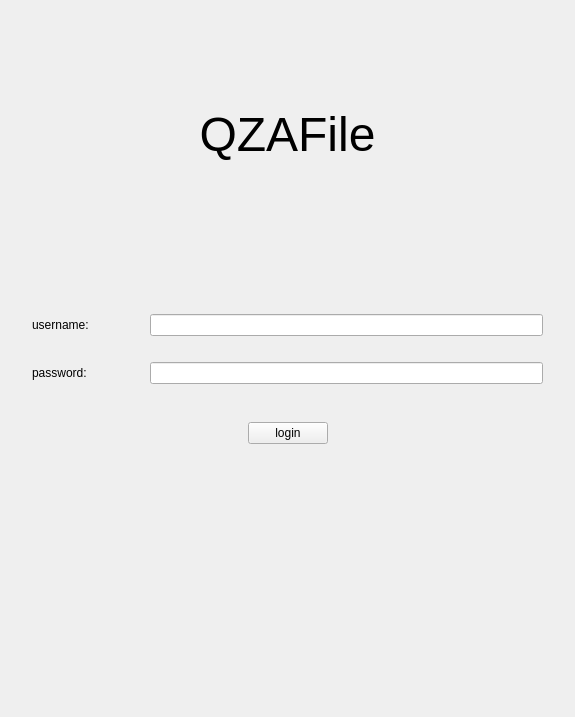
<?xml version="1.0" encoding="UTF-8"?>
<ui version="4.0">
 <class>LoginWindow</class>
 <widget class="QMainWindow" name="LoginWindow">
  <property name="geometry">
   <rect>
    <x>0</x>
    <y>0</y>
    <width>575</width>
    <height>717</height>
   </rect>
  </property>
  <property name="windowTitle">
   <string>MainWindow</string>
  </property>
  <widget class="QWidget" name="centralwidget">
   <layout class="QVBoxLayout" name="verticalLayout" stretch="2,0,3,0,0,0,0,0,0,5">
    <property name="sizeConstraint">
     <enum>QLayout::SetDefaultConstraint</enum>
    </property>
    <property name="leftMargin">
     <number>32</number>
    </property>
    <property name="topMargin">
     <number>9</number>
    </property>
    <property name="rightMargin">
     <number>32</number>
    </property>
    <item>
     <spacer name="verticalSpacer">
      <property name="orientation">
       <enum>Qt::Vertical</enum>
      </property>
      <property name="sizeType">
       <enum>QSizePolicy::Expanding</enum>
      </property>
      <property name="sizeHint" stdset="0">
       <size>
        <width>20</width>
        <height>40</height>
       </size>
      </property>
     </spacer>
    </item>
    <item>
     <widget class="QLabel" name="title">
      <property name="font">
       <font>
        <pointsize>36</pointsize>
       </font>
      </property>
      <property name="lineWidth">
       <number>1</number>
      </property>
      <property name="text">
       <string>QZAFile</string>
      </property>
      <property name="alignment">
       <set>Qt::AlignCenter</set>
      </property>
      <property name="margin">
       <number>0</number>
      </property>
      <property name="indent">
       <number>-1</number>
      </property>
     </widget>
    </item>
    <item>
     <spacer name="verticalSpacer_5">
      <property name="orientation">
       <enum>Qt::Vertical</enum>
      </property>
      <property name="sizeHint" stdset="0">
       <size>
        <width>20</width>
        <height>40</height>
       </size>
      </property>
     </spacer>
    </item>
    <item>
     <layout class="QHBoxLayout" name="horizontalLayout" stretch="0,1">
      <property name="sizeConstraint">
       <enum>QLayout::SetDefaultConstraint</enum>
      </property>
      <item>
       <widget class="QLabel" name="username_label">
        <property name="enabled">
         <bool>true</bool>
        </property>
        <property name="sizePolicy">
         <sizepolicy hsizetype="Preferred" vsizetype="Fixed">
          <horstretch>0</horstretch>
          <verstretch>0</verstretch>
         </sizepolicy>
        </property>
        <property name="minimumSize">
         <size>
          <width>112</width>
          <height>0</height>
         </size>
        </property>
        <property name="text">
         <string>username: </string>
        </property>
       </widget>
      </item>
      <item>
       <widget class="QLineEdit" name="username_edit">
        <property name="sizePolicy">
         <sizepolicy hsizetype="Minimum" vsizetype="Fixed">
          <horstretch>200</horstretch>
          <verstretch>0</verstretch>
         </sizepolicy>
        </property>
       </widget>
      </item>
     </layout>
    </item>
    <item>
     <spacer name="verticalSpacer_2">
      <property name="orientation">
       <enum>Qt::Vertical</enum>
      </property>
      <property name="sizeType">
       <enum>QSizePolicy::Fixed</enum>
      </property>
      <property name="sizeHint" stdset="0">
       <size>
        <width>20</width>
        <height>20</height>
       </size>
      </property>
     </spacer>
    </item>
    <item>
     <layout class="QHBoxLayout" name="horizontalLayout_2">
      <property name="sizeConstraint">
       <enum>QLayout::SetDefaultConstraint</enum>
      </property>
      <item>
       <widget class="QLabel" name="password_label">
        <property name="sizePolicy">
         <sizepolicy hsizetype="Preferred" vsizetype="Fixed">
          <horstretch>0</horstretch>
          <verstretch>0</verstretch>
         </sizepolicy>
        </property>
        <property name="minimumSize">
         <size>
          <width>112</width>
          <height>0</height>
         </size>
        </property>
        <property name="text">
         <string>password: </string>
        </property>
       </widget>
      </item>
      <item>
       <widget class="QLineEdit" name="password_edit">
        <property name="sizePolicy">
         <sizepolicy hsizetype="Expanding" vsizetype="Fixed">
          <horstretch>0</horstretch>
          <verstretch>0</verstretch>
         </sizepolicy>
        </property>
       </widget>
      </item>
     </layout>
    </item>
    <item>
     <spacer name="verticalSpacer_4">
      <property name="orientation">
       <enum>Qt::Vertical</enum>
      </property>
      <property name="sizeType">
       <enum>QSizePolicy::Fixed</enum>
      </property>
      <property name="sizeHint" stdset="0">
       <size>
        <width>20</width>
        <height>32</height>
       </size>
      </property>
     </spacer>
    </item>
    <item>
     <layout class="QHBoxLayout" name="horizontalLayout_3">
      <property name="spacing">
       <number>0</number>
      </property>
      <property name="leftMargin">
       <number>0</number>
      </property>
      <property name="topMargin">
       <number>0</number>
      </property>
      <item>
       <spacer name="horizontalSpacer">
        <property name="orientation">
         <enum>Qt::Horizontal</enum>
        </property>
        <property name="sizeHint" stdset="0">
         <size>
          <width>40</width>
          <height>20</height>
         </size>
        </property>
       </spacer>
      </item>
      <item>
       <widget class="QPushButton" name="login_button">
        <property name="autoFillBackground">
         <bool>false</bool>
        </property>
        <property name="text">
         <string>login</string>
        </property>
        <property name="checkable">
         <bool>false</bool>
        </property>
        <property name="flat">
         <bool>false</bool>
        </property>
       </widget>
      </item>
      <item>
       <spacer name="horizontalSpacer_2">
        <property name="orientation">
         <enum>Qt::Horizontal</enum>
        </property>
        <property name="sizeHint" stdset="0">
         <size>
          <width>40</width>
          <height>20</height>
         </size>
        </property>
       </spacer>
      </item>
     </layout>
    </item>
    <item>
     <widget class="QLabel" name="error_message">
      <property name="text">
       <string/>
      </property>
      <property name="alignment">
       <set>Qt::AlignCenter</set>
      </property>
     </widget>
    </item>
    <item>
     <spacer name="verticalSpacer_3">
      <property name="orientation">
       <enum>Qt::Vertical</enum>
      </property>
      <property name="sizeHint" stdset="0">
       <size>
        <width>20</width>
        <height>40</height>
       </size>
      </property>
     </spacer>
    </item>
   </layout>
  </widget>
 </widget>
 <resources/>
 <connections/>
</ui>
